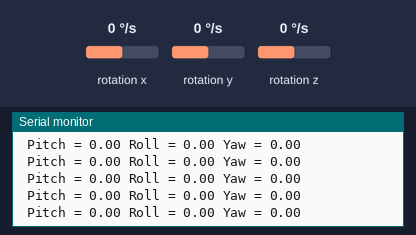
This sketch was run on a simulated Arduino Uno, built with avr-gcc and run on an emulated ATmega328P. Parts: the last lines printed to the serial monitor. Wiring (inferred from the names in the program): L3G4200D gyroscope at I2C address 0x69. The inputs (shaded band) are chosen by the test bench; at power-on: rotation x 0 °/s, rotation y 0 °/s, rotation z 0 °/s.

Above: at 1.8 s.
1.9 s: rotation x set to -100 °/s
At 2.5 s:
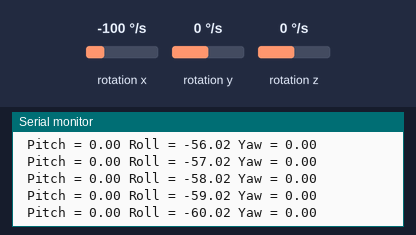
4.9 s: rotation y set to -192 °/s
At 6.0 s:
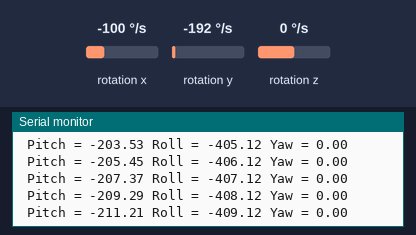
6.4 s: rotation z set to -192 °/s
At 7.5 s:
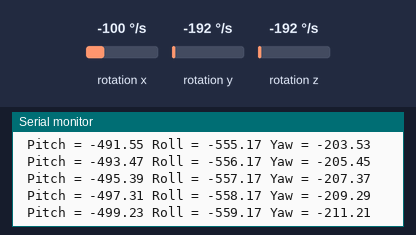
10.9 s: rotation x set to 0 °/s
At 11.8 s:
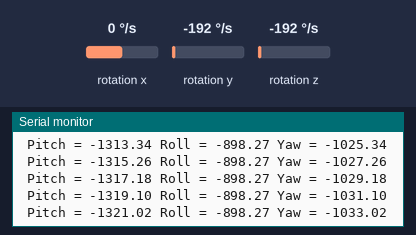
13.9 s: rotation z set to 192 °/s
At 14.7 s:
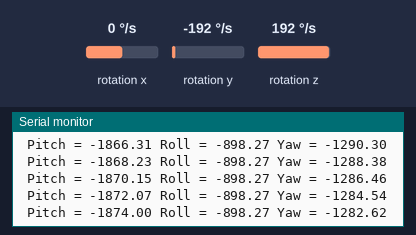
16.9 s: rotation x set to -192 °/s
At 18.0 s:
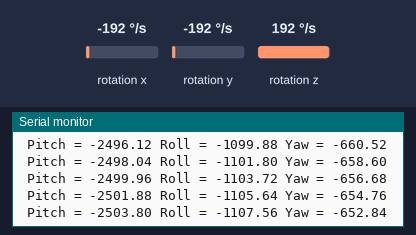
Timing chart, 0 to 19.9 s (numbered marks = the images above; inputs shaded):
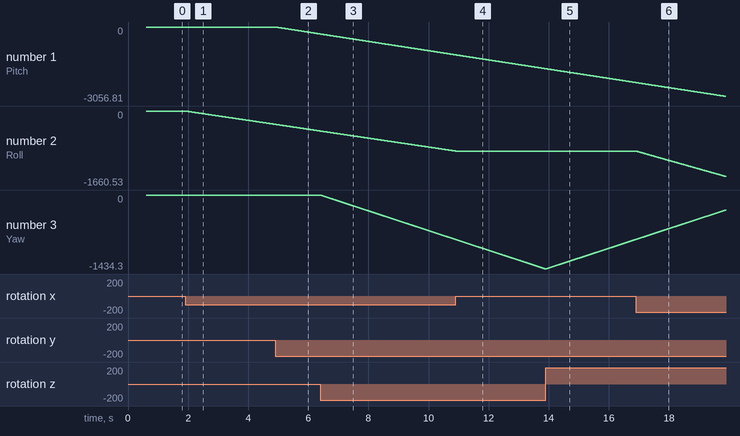

The sketch:

L3G4200D_pitch_roll_yaw.ino
```cpp
/*
    L3G4200D Triple Axis Gyroscope: Pitch, Roll and Yaw.
    Read more: http://www.jarzebski.pl/arduino/czujniki-i-sensory/3-osiowy-zyroskop-l3g4200d.html
    GIT: https://github.com/jarzebski/Arduino-L3G4200D
    Web: http://www.jarzebski.pl
    (c) 2014 by Korneliusz Jarzebski
*/

#include <Wire.h>
#include <L3G4200D.h>

L3G4200D gyroscope;

// Timers
unsigned long timer = 0;
float timeStep = 0.01;

// Pitch, Roll and Yaw values
float pitch = 0;
float roll = 0;
float yaw = 0;

void setup()
{
  Serial.begin(115200);

  // Initialize L3G4200D
  Serial.println("Initialize L3G4200D");

  // Set scale 2000 dps and 400HZ Output data rate (cut-off 50)
  while(!gyroscope.begin(L3G4200D_SCALE_2000DPS, L3G4200D_DATARATE_400HZ_50))
  {
    Serial.println("Could not find a valid L3G4200D sensor, check wiring!");
    delay(500);
  }

  // Calibrate gyroscope. The calibration must be at rest.
  // If you don't want calibrate, comment this line.
  gyroscope.calibrate(100);
}

void loop()
{
  timer = millis();

  // Read normalized values
  Vector norm = gyroscope.readNormalize();

  // Calculate Pitch, Roll and Yaw
  pitch = pitch + norm.YAxis * timeStep;
  roll = roll + norm.XAxis * timeStep;
  yaw = yaw + norm.ZAxis * timeStep;

  // Output raw
  Serial.print(" Pitch = ");
  Serial.print(pitch);
  Serial.print(" Roll = ");
  Serial.print(roll);
  Serial.print(" Yaw = ");
  Serial.println(yaw);

  // Wait to full timeStep period
  delay((timeStep*1000) - (millis() - timer));
}
```

Measured:
- after the input at 1.9 s, the serial monitor: prints a new line at once (image 1)
- plotted number 2: 0 → -299.09 after the input at 1.9 s
